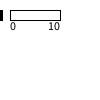
Frame 1 (no input)
Frame 60 (the mouse pressed at the canvas centre just before this capture): identical to frame 1, image omitted
Frame 120 (the mouse held since frame 60 and released just before this capture): identical to frame 1, image omitted

The Processing sketch that drew this single still picture (run headless with seeded random() and noise(); from frame 60 on, the mouse is pressed at the canvas centre):

// Processing sketch: sketch_240527a
// ── sketch_240527a.pde
int xStart, yStart = 10;
int min = 0;
int max = 10;
void setup() {
}

void draw() {
  background(255);
  fill(255);
  rect(10, 10, 50, 10);
  fill(0);
  textAlign(LEFT);
  text(min, 10, 10+20);
  textAlign(RIGHT);
  text(max, 10+50, 10+20);
  //fill(255);
  if (!mousePressed || !onButton()) {
    rect(xStart, 10, 2, 10);
  }
}

void mouseDragged() {
  if (onButton()) {
    fill(0);
    rect(constrain(mouseX, 10, 10+50-2), 10, 2, 10); //extra minus 2 due to rectWidth
  }
}

void mouseReleased() {
  if (onButton()) {
  xStart = constrain(mouseX, 10, 10+50);
  println(map( xStart, 10, 10+50, min, max));
  }
}
  
private boolean onButton() {
    return (((mouseX > 10) && (mouseX < 10 + 50)) && ((mouseY > 10) && (mouseY < 10 + 10)));
  }
